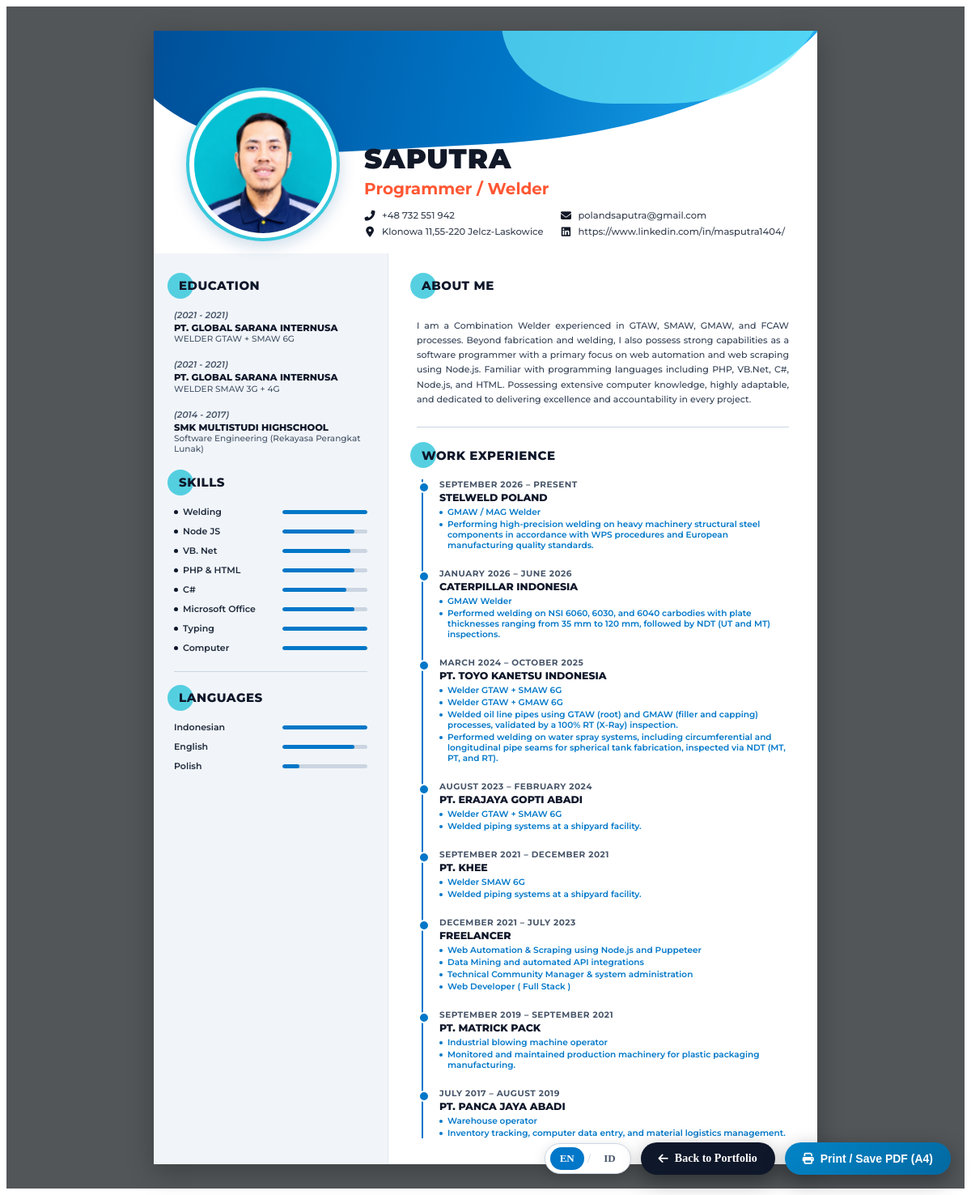
The app's page /cv.php with its own data.
### tables this page shows
CREATE TABLE profile (
                id INTEGER PRIMARY KEY,
                full_name TEXT NOT NULL,
                title TEXT NOT NULL,
                phone TEXT,
                email TEXT,
                address TEXT,
                linkedin TEXT,
                github TEXT,
                bio TEXT,
                avatar TEXT,
                updated_at DATETIME DEFAULT CURRENT_TIMESTAMP
            , bio_en TEXT);

CREATE TABLE education (
                id INTEGER PRIMARY KEY AUTOINCREMENT,
                year_range TEXT NOT NULL,
                institution TEXT NOT NULL,
                major TEXT NOT NULL,
                sort_order INTEGER DEFAULT 0
            , major_en TEXT, image TEXT);

CREATE TABLE skills (
                id INTEGER PRIMARY KEY AUTOINCREMENT,
                name TEXT NOT NULL,
                percentage INTEGER NOT NULL,
                category TEXT DEFAULT 'skill',
                sort_order INTEGER DEFAULT 0
            , image TEXT);

CREATE TABLE experience (
                id INTEGER PRIMARY KEY AUTOINCREMENT,
                date_range TEXT NOT NULL,
                company TEXT NOT NULL,
                role TEXT NOT NULL,
                details TEXT,
                sort_order INTEGER DEFAULT 0
            , date_range_en TEXT, role_en TEXT, details_en TEXT, image TEXT);

### includes/functions.php (called while the page is built, shortened)
<?php
require_once __DIR__ . '/lang.php';
function sanitize($data) {
    return htmlspecialchars(trim((string)$data), ENT_QUOTES, 'UTF-8', false);
}
function base_url($path = '') {
    return BASE_URL . ltrim($path, '/');
}
function getProfileData() {
    $db = Database::getConnection();
    $stmt = $db->query("SELECT * FROM profile WHERE id = 1 LIMIT 1");
    $profile = $stmt->fetch();
    return $profile;
}

### cv.php (the view, shortened to what this page needs)
<?php
require_once __DIR__ . '/includes/functions.php';
$db = Database::getConnection();
$profile = getProfileData();
$currentLang = current_lang();
$skills = $db->query("SELECT * FROM skills WHERE category = 'skill' ORDER BY sort_order ASC, id ASC")->fetchAll();
$languages = $db->query("SELECT * FROM skills WHERE category = 'bahasa' ORDER BY sort_order ASC, id ASC")->fetchAll();
$educations = $db->query("SELECT * FROM education ORDER BY sort_order ASC, id ASC")->fetchAll();
$experiences = $db->query("SELECT * FROM experience ORDER BY sort_order ASC, id ASC")->fetchAll();
?>
<!DOCTYPE html>
<html lang="<?= $currentLang ?>">
<head>
  <link rel="stylesheet" href="https://cdnjs.cloudflare.com/ajax/libs/font-awesome/6.5.1/css/all.min.css" />
  <link rel="stylesheet" href="<?= base_url('assets/css/cv.css') ?>">
</head>
<body>
  <div class="cv-toolbar">
    <?= render_lang_switcher() ?>
    <a href="<?= base_url() ?>" class="cv-tool-btn">
      <i class="fas fa-arrow-left"></i> <?= __('cv_back_btn') ?>
    </a>
    <button onclick="window.print()" class="cv-tool-btn primary">
      <i class="fas fa-print"></i> <?= __('cv_print_btn') ?>
    </button>
  </div>
  <div class="cv-page-wrapper">
    <div class="cv-paper">
      <div class="cv-header-graphic">
        <div class="cv-wave-1"></div>
        <div class="cv-wave-2"></div>
      </div>
      <div class="cv-header-content">
        <div class="cv-avatar-container">
          <img src="<?= base_url($profile['avatar'] ?: 'assets/images/avatar.png') ?>" alt="<?= sanitize($profile['full_name']) ?>">
        </div>
        <div class="cv-header-details">
          <h1 class="cv-name"><?= sanitize($profile['full_name']) ?></h1>
          <div class="cv-title"><?= sanitize($profile['title']) ?></div>
          <div class="cv-contact-grid">
            <div class="cv-contact-item">
              <i class="fas fa-phone-alt"></i>
              <span><?= sanitize($profile['phone']) ?></span>
            </div>
            <div class="cv-contact-item">
              <i class="fas fa-envelope"></i>
              <span><?= sanitize($profile['email']) ?></span>
            </div>
            <div class="cv-contact-item">
              <i class="fas fa-map-marker-alt"></i>
              <span><?= sanitize($profile['address']) ?></span>
            </div>
            <div class="cv-contact-item">
              <i class="fab fa-linkedin"></i>
              <span><a href="<?= sanitize($profile['linkedin']) ?>" target="_blank"><?= sanitize($profile['linkedin']) ?></a></span>
            </div>
          </div>
        </div>
      </div>
      <div class="cv-body">
        <div class="cv-left-col">
          <div class="cv-section-title-wrap">
            <div class="cv-section-badge-circle"></div>
            <h2 class="cv-section-title"><?= __('cv_edu_title') ?></h2>
          </div>
          <div style="margin-bottom: 25px;">
            <?php foreach ($educations as $edu):
              $ledu = get_localized_edu($edu);
            ?>
              <div class="cv-edu-item">
                <div class="cv-edu-year"><?= sanitize($ledu['year_range']) ?></div>
                <div class="cv-edu-inst"><?= sanitize($ledu['institution']) ?></div>
                <div class="cv-edu-major"><?= sanitize($ledu['major']) ?></div>
              </div>
            <?php endforeach; ?>
          </div>
          <div class="cv-section-title-wrap">
            <div class="cv-section-badge-circle"></div>
            <h2 class="cv-section-title"><?= __('cv_skills_title') ?></h2>
          </div>
          <div style="margin-bottom: 20px;">
            <?php foreach ($skills as $s): ?>
              <div class="cv-skill-item">
                <div class="cv-skill-name">
                  <span class="cv-skill-bullet"></span>
                  <span><?= sanitize($s['name']) ?></span>
                </div>
                <div class="cv-bar-track">
                  <div class="cv-bar-fill" style="width: <?= (int)$s['percentage'] ?>%;"></div>
                </div>
              </div>
            <?php endforeach; ?>
          </div>
          <div class="cv-divider"></div>
          <div class="cv-section-title-wrap">
            <div class="cv-section-badge-circle"></div>
            <h2 class="cv-section-title"><?= __('cv_lang_title') ?></h2>
          </div>
          <div>
            <?php foreach ($languages as $l): ?>
              <div class="cv-skill-item">
                <div class="cv-skill-name">
                  <span>
                    <?= sanitize(get_localized_language_name($l['name'])) ?>
                  </span>
                </div>
                <div class="cv-bar-track">
                  <div class="cv-bar-fill" style="width: <?= (int)$l['percentage'] ?>%;"></div>
                </div>
              </div>
            <?php endforeach; ?>
          </div>
        </div>
        <div class="cv-right-col">
          <div class="cv-section-title-wrap">
            <div class="cv-section-badge-circle"></div>
            <h2 class="cv-section-title"><?= __('cv_about_title') ?></h2>
          </div>
          <p class="cv-about-text">
            <?= sanitize(get_localized_bio($profile)) ?>
          </p>
          <div class="cv-divider" style="margin: 0 0 25px 0;"></div>
          <div class="cv-section-title-wrap">
            <div class="cv-section-badge-circle"></div>
            <h2 class="cv-section-title"><?= __('cv_exp_title') ?></h2>
          </div>
          <div class="cv-exp-timeline">
            <?php foreach ($experiences as $exp):
              $lexp = get_localized_exp($exp);
            ?>
              <div class="cv-exp-node">
                <div class="cv-exp-bullet"></div>
                <div class="cv-exp-date"><?= sanitize($lexp['date_range']) ?></div>
                <div class="cv-exp-company"><?= sanitize($lexp['company']) ?></div>
                <div class="cv-exp-role-list">
                  <?php
                  $lines = explode("\n", str_replace("\r", "", $lexp['details']));
                  foreach ($lines as $line):
                    $trimmed = trim($line);
                    $cleanLine = ltrim($trimmed, "•-* \t");
                  ?>
                    <div class="cv-exp-role-item">
                      <span class="sub-bullet"></span>
                      <span><?= sanitize($cleanLine) ?></span>
                    </div>
                  <?php endforeach; ?>
                </div>
              </div>
            <?php endforeach; ?>
          </div>
        </div>
      </div>
    </div>
  </div>
</body>
</html>

### includes/lang.php (shortened to what this page needs)
<?php
function get_current_lang() {
    static $resolvedLang = null;
    if ($resolvedLang !== null) {
        return $resolvedLang;
    }
    $resolvedLang = 'en';
    return $resolvedLang;
}
function current_lang() {
    return get_current_lang();
}
function __($key, $default = '') {
    global $translations;
    $lang = get_current_lang();
    if (isset($translations[$lang][$key])) {
        return $translations[$lang][$key];
    }
    return !empty($default) ? $default : $key;
}
function get_localized_bio($profile) {
    $lang = get_current_lang();
    if ($lang === 'en') {
        if (!empty($profile['bio_en'])) {
            return $profile['bio_en'];
        }
        return "I am a Combination Welder experienced in GTAW, SMAW, GMAW, and FCAW processes. Beyond fabrication and welding, I also possess strong capabilities as a software programmer with a primary focus on web automation and web scraping using Node.js. Familiar with programming languages including PHP, VB.Net, C#, Node.js, and HTML. Possessing extensive computer knowledge, highly adaptable, and dedicated to delivering excellence and accountability in every project.";
    }
    return $profile['bio'];
}
function get_localized_exp($exp) {
    $lang = get_current_lang();
    if ($lang === 'en') {
        return [
            'date_range' => !empty($exp['date_range_en']) ? $exp['date_range_en'] : $exp['date_range'],
            'company' => $exp['company'],
            'role' => !empty($exp['role_en']) ? $exp['role_en'] : $exp['role'],
            'details' => !empty($exp['details_en']) ? $exp['details_en'] : $exp['details'],
            'sort_order' => $exp['sort_order'] ?? 0
        ];
    }
    return [
        'date_range' => $exp['date_range'],
        'company' => $exp['company'],
        'role' => $exp['role'],
        'details' => $exp['details'],
        'sort_order' => $exp['sort_order'] ?? 0
    ];
}
function get_localized_edu($edu) {
    $lang = get_current_lang();
    if ($lang === 'en') {
        return [
            'year_range' => $edu['year_range'],
            'institution' => $edu['institution'],
            'major' => !empty($edu['major_en']) ? $edu['major_en'] : $edu['major'],
            'sort_order' => $edu['sort_order'] ?? 0
        ];
    }
    return [
        'year_range' => $edu['year_range'],
        'institution' => $edu['institution'],
        'major' => $edu['major'],
        'sort_order' => $edu['sort_order'] ?? 0
    ];
}
function get_localized_language_name($name) {
    $lang = get_current_lang();
    $clean = trim((string)$name);
    $map = [
        'indonesia' => ['id' => 'Indonesia', 'en' => 'Indonesian'],
        'indonesian' => ['id' => 'Indonesia', 'en' => 'Indonesian'],
        'inggris' => ['id' => 'Inggris', 'en' => 'English'],
        'english' => ['id' => 'Inggris', 'en' => 'English'],
        'polish' => ['id' => 'Polandia', 'en' => 'Polish'],
        'poland' => ['id' => 'Polandia', 'en' => 'Polish'],
        'polandia' => ['id' => 'Polandia', 'en' => 'Polish'],
    ];
    $lower = strtolower($clean);
    if (isset($map[$lower])) {
        return $map[$lower][$lang] ?? $clean;
    }
    return $clean;
}
function render_lang_switcher($class = '') {
    $current = get_current_lang();
    $params = $_GET;
    $params['lang'] = 'en';
    $enUrl = '?' . http_build_query($params);
    $params['lang'] = 'id';
    $idUrl = '?' . http_build_query($params);
    $html = '<div class="lang-switch-wrap ' . htmlspecialchars($class, ENT_QUOTES, 'UTF-8') . '">';
    $html .= '<a href="' . htmlspecialchars($enUrl, ENT_QUOTES, 'UTF-8') . '" class="lang-btn ' . ($current === 'en' ? 'active' : '') . '" title="English (Default)">EN</a>';
    $html .= '<span class="lang-sep">/</span>';
    $html .= '<a href="' . htmlspecialchars($idUrl, ENT_QUOTES, 'UTF-8') . '" class="lang-btn ' . ($current === 'id' ? 'active' : '') . '" title="Bahasa Indonesia">ID</a>';
    $html .= '</div>';
    return $html;
}

### records on screen
profile: avatar (placeholder picture), full_name "SAPUTRA", title "Programmer / Welder", phone "+48 732 551 942", email "polandsaputra@gmail.com", address "Klonowa 11,55-220 Jelcz-Laskowice", linkedin "https://www.linkedin.com/in/masputra1404/", bio_en "I am a Combination Welder experienced in GTAW, SMAW, GMAW, and FCAW processes. Beyond fabrication and welding, I also possess strong capabilities as a software programmer with a primary focus on web automation and web scraping using Node.js. Familiar with programming languages including PHP, VB.Net, C#, Node.js, and HTML. Possessing extensive computer knowledge, highly adaptable, and dedicated to delivering excellence and accountability in every project."
education: year_range "(2021 - 2021)", institution "PT. GLOBAL SARANA INTERNUSA", major "WELDER GTAW + SMAW 6G"
education: year_range "(2021 - 2021)", institution "PT. GLOBAL SARANA INTERNUSA", major "WELDER SMAW 3G + 4G"
education: year_range "(2014 - 2017)", institution "SMK MULTISTUDI HIGHSCHOOL", major_en "Software Engineering (Rekayasa Perangkat Lunak)"
skills: name "Welding", percentage 100 (drawn)
skills: name "Node JS", percentage 85 (drawn)
skills: name "VB. Net", percentage 80 (drawn)
skills: name "PHP & HTML", percentage 85 (drawn)
skills: name "C#", percentage 75 (drawn)
skills: name "Microsoft Office", percentage 85 (drawn)
skills: name "Typing", percentage 100 (drawn)
skills: name "Computer", percentage 100 (drawn)
skills: name "Indonesian", percentage 100 (drawn)
skills: name "English", percentage 85 (drawn)
skills: name "Polish", percentage 20 (drawn)
experience: date_range_en "SEPTEMBER 2026 – PRESENT", company "STELWELD POLAND", details_en "GMAW / MAG Welder", details_en "Performing high-precision welding on heavy machinery structural steel components in accordance with WPS procedures and European manufacturing quality standards."
experience: date_range_en "JANUARY 2026 – JUNE 2026", company "CATERPILLAR INDONESIA", details_en "GMAW Welder", details_en "Performed welding on NSI 6060, 6030, and 6040 carbodies with plate thicknesses ranging from 35 mm to 120 mm, followed by NDT (UT and MT) inspections."
experience: date_range_en "MARCH 2024 – OCTOBER 2025", company "PT. TOYO KANETSU INDONESIA", details_en "Welder GTAW + SMAW 6G", details_en "Welder GTAW + GMAW 6G", details_en "Welded oil line pipes using GTAW (root) and GMAW (filler and capping) processes, validated by a 100% RT (X-Ray) inspection.", details_en "Performed welding on water spray systems, including circumferential and longitudinal pipe seams for spherical tank fabrication, inspected via NDT (MT, PT, and RT)."
experience: date_range_en "AUGUST 2023 – FEBRUARY 2024", company "PT. ERAJAYA GOPTI ABADI", details_en "Welder GTAW + SMAW 6G", details_en "Welded piping systems at a shipyard facility."
experience: date_range_en "SEPTEMBER 2021 – DECEMBER 2021", company "PT. KHEE", details_en "Welder SMAW 6G", details_en "Welded piping systems at a shipyard facility."
experience: date_range_en "DECEMBER 2021 – JULY 2023", company "FREELANCER", details_en "Web Automation & Scraping using Node.js and Puppeteer", details_en "Data Mining and automated API integrations", details_en "Technical Community Manager & system administration", details_en "Web Developer ( Full Stack )"
experience: date_range "SEPTEMBER 2019 – SEPTEMBER 2021", company "PT. MATRICK PACK", details_en "Industrial blowing machine operator", details_en "Monitored and maintained production machinery for plastic packaging manufacturing."
experience: date_range_en "JULY 2017 – AUGUST 2019", company "PT. PANCA JAYA ABADI", details_en "Warehouse operator", details_en "Inventory tracking, computer data entry, and material logistics management."

### other values on screen
__('cv_back_btn') "Back to Portfolio"
__('cv_print_btn') "Print / Save PDF (A4)"
__('cv_edu_title') "EDUCATION"
__('cv_skills_title') "SKILLS"
__('cv_lang_title') "LANGUAGES"
__('cv_about_title') "ABOUT ME"
__('cv_exp_title') "WORK EXPERIENCE"
